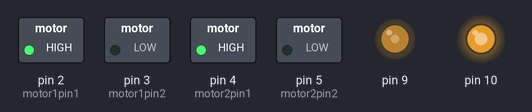
The sketch below on a simulated Arduino Uno, built with avr-gcc and run on an emulated ATmega328P. Parts: switched loads named in the sketch (green lamp = pin HIGH), output pins drawn as LEDs (lit = HIGH).

Above: at 0.05 s.
At 5.95 s:
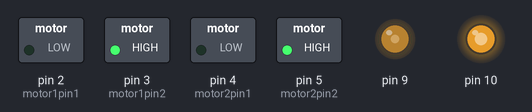
Timing chart, 0 to 6.9 s (numbered marks = the images above):
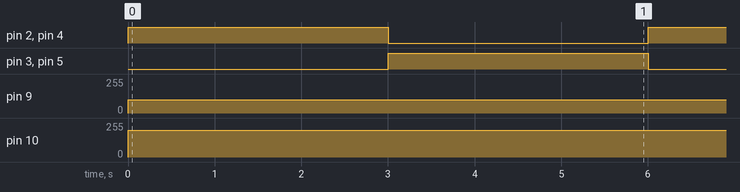

Measured:
- by itself, pin 2 (motor1pin1), pin 3 (motor1pin2), pin 4 (motor2pin1), pin 5 (motor2pin2): alternates HIGH for 3.0 s and LOW for 3.0 s
- by itself, pin 9: 0/255 → 100/255 at 0.00 s
- by itself, pin 10: 0/255 → 200/255 at 0.00 s

The sketch:

L298n_example.ino
```cpp
int motor1pin1 = 2;
int motor1pin2 = 3;

int motor2pin1 = 4;
int motor2pin2 = 5;

void setup()
{
    pinMode(motor1pin1, OUTPUT);
    pinMode(motor1pin2, OUTPUT);
    pinMode(motor2pin1, OUTPUT);
    pinMode(motor2pin2, OUTPUT);

    // additional
    pinMode(9, OUTPUT);
    pinMode(10, OUTPUT);
}

void loop()
{
    // Controlling speed:
    //  0 = LOW
    //  255 = HIGH

    // ENA pin
    analogWrite(9, 100);
    // ENB pin
    analogWrite(10, 200);

    digitalWrite(motor1pin1, HIGH);
    digitalWrite(motor1pin2, LOW);

    digitalWrite(motor2pin1, HIGH);
    digitalWrite(motor2pin2, LOW);
    delay(3000);

    digitalWrite(motor1pin1, LOW);
    digitalWrite(motor1pin2, HIGH);

    digitalWrite(motor2pin1, LOW);
    digitalWrite(motor2pin2, HIGH);
    delay(3000);
}
```

Alignment_area.cpp
```cpp
// Format Document: Shift + Alt + f
// Paste below:
```
